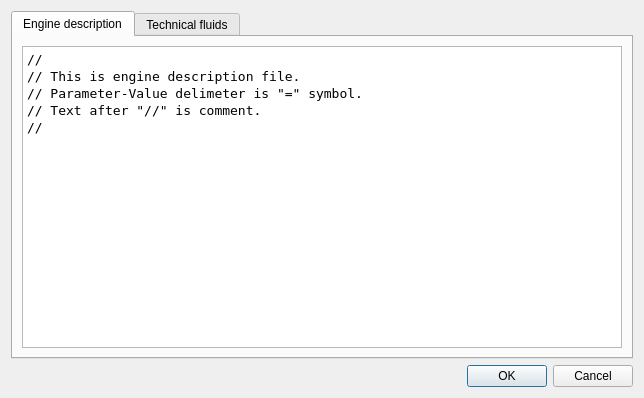
<?xml version="1.0" encoding="UTF-8"?>
<ui version="4.0">
 <class>ReportSettingsDialog</class>
 <widget class="QDialog" name="ReportSettingsDialog">
  <property name="windowModality">
   <enum>Qt::ApplicationModal</enum>
  </property>
  <property name="geometry">
   <rect>
    <x>0</x>
    <y>0</y>
    <width>640</width>
    <height>402</height>
   </rect>
  </property>
  <property name="windowTitle">
   <string>Qr49: Report settings</string>
  </property>
  <property name="windowIcon">
   <iconset resource="qr49.qrc">
    <normaloff>:/icons/icons/toxic.png</normaloff>:/icons/icons/toxic.png</iconset>
  </property>
  <layout class="QVBoxLayout" name="verticalLayout_3">
   <property name="sizeConstraint">
    <enum>QLayout::SetFixedSize</enum>
   </property>
   <item>
    <widget class="QTabWidget" name="tabWidget">
     <property name="currentIndex">
      <number>0</number>
     </property>
     <widget class="QWidget" name="tab_3">
      <attribute name="title">
       <string>Engine description</string>
      </attribute>
      <layout class="QVBoxLayout" name="verticalLayout">
       <item>
        <widget class="QPlainTextEdit" name="plainTextEdit_EngineDescription">
         <property name="minimumSize">
          <size>
           <width>600</width>
           <height>300</height>
          </size>
         </property>
         <property name="font">
          <font>
           <family>DejaVu Sans Mono</family>
           <pointsize>10</pointsize>
          </font>
         </property>
         <property name="lineWrapMode">
          <enum>QPlainTextEdit::NoWrap</enum>
         </property>
         <property name="plainText">
          <string>//
// This is engine description file.
// Parameter-Value delimeter is &quot;=&quot; symbol.
// Text after &quot;//&quot; is comment.
//
</string>
         </property>
        </widget>
       </item>
      </layout>
     </widget>
     <widget class="QWidget" name="tab_4">
      <attribute name="title">
       <string>Technical fluids</string>
      </attribute>
      <layout class="QVBoxLayout" name="verticalLayout_2">
       <item>
        <widget class="QPlainTextEdit" name="plainTextEdit_TechnicalFluids">
         <property name="minimumSize">
          <size>
           <width>600</width>
           <height>300</height>
          </size>
         </property>
         <property name="font">
          <font>
           <family>DejaVu Sans Mono</family>
           <pointsize>10</pointsize>
          </font>
         </property>
         <property name="lineWrapMode">
          <enum>QPlainTextEdit::NoWrap</enum>
         </property>
         <property name="plainText">
          <string>//
// This is technical fluids description file.
// Parameter-Value delimeter is &quot;=&quot; symbol.
// Text after &quot;//&quot; is comment.
//</string>
         </property>
        </widget>
       </item>
      </layout>
     </widget>
    </widget>
   </item>
   <item>
    <spacer name="verticalSpacer">
     <property name="orientation">
      <enum>Qt::Vertical</enum>
     </property>
     <property name="sizeHint" stdset="0">
      <size>
       <width>20</width>
       <height>0</height>
      </size>
     </property>
    </spacer>
   </item>
   <item>
    <layout class="QHBoxLayout" name="horizontalLayout">
     <item>
      <spacer name="horizontalSpacer">
       <property name="orientation">
        <enum>Qt::Horizontal</enum>
       </property>
       <property name="sizeHint" stdset="0">
        <size>
         <width>40</width>
         <height>20</height>
        </size>
       </property>
      </spacer>
     </item>
     <item>
      <widget class="QPushButton" name="pushButton_OK">
       <property name="text">
        <string>OK</string>
       </property>
      </widget>
     </item>
     <item>
      <widget class="QPushButton" name="pushButton_Cancel">
       <property name="text">
        <string>Cancel</string>
       </property>
      </widget>
     </item>
    </layout>
   </item>
  </layout>
 </widget>
 <resources>
  <include location="qr49.qrc"/>
 </resources>
 <connections/>
</ui>
